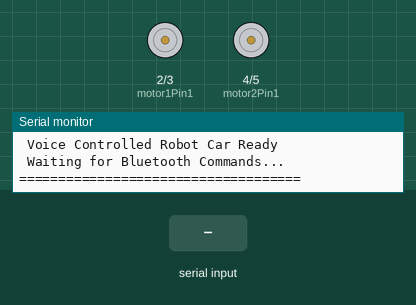
Recording of a sketch running on a simulated Arduino Uno, built with avr-gcc and run on an emulated ATmega328P. Parts: motor-driver pin pairs drawn as motors (green arrow = first pin HIGH = forward, orange = second pin HIGH = backward, longer = more drive), the last lines printed to the serial monitor. The test bench sets the inputs (shaded band).

Above: at 1.2 s.
1.3 s: "F" received over the second serial link
At 1.6 s:
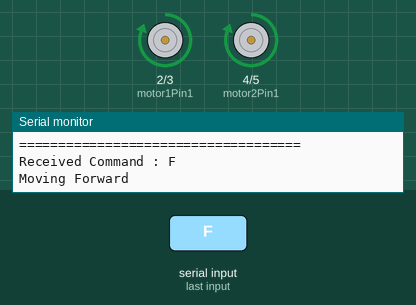
2.8 s: "B" received over the second serial link
At 4.0 s:
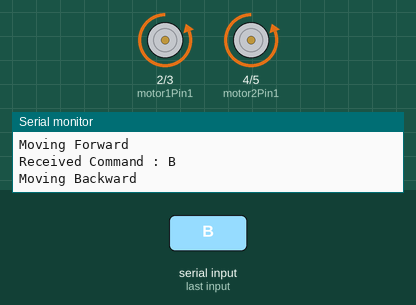
4.3 s: "L" received over the second serial link
At 5.1 s:
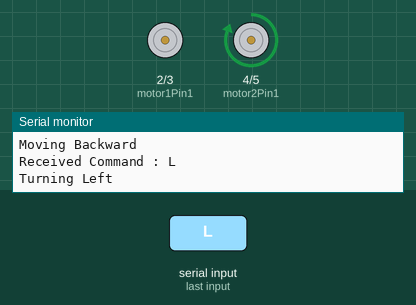
5.8 s: "R" received over the second serial link
At 6.2 s:
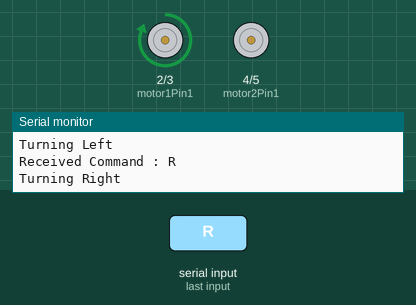
Timing chart, 0 to 8.3 s (numbered marks = the images above; inputs shaded):
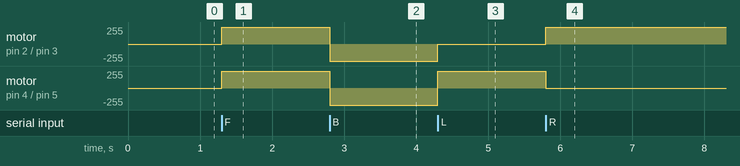

The sketch:

VC_Robot_Car.ino
```cpp
#include <SoftwareSerial.h>

/*=========================================================
        Voice Controlled Robot Car with Chatbot
        Fixed & Optimized Version
        Commands:
            F = Forward
            B = Backward
            L = Left
            R = Right
            S = Stop
=========================================================*/

// ---------------- Motor Driver Pins ----------------
const byte motor1Pin1 = 2;
const byte motor1Pin2 = 3;
const byte motor2Pin1 = 4;
const byte motor2Pin2 = 5;

// ---------------- Bluetooth Pins ----------------
// HC-05 TXD -> Arduino Pin 10
// HC-05 RXD -> Arduino Pin 11
const byte bluetoothRX = 10;
const byte bluetoothTX = 11;

SoftwareSerial bluetooth(bluetoothRX, bluetoothTX);

// =====================================================

void setup()
{
    // Motor Pins
    pinMode(motor1Pin1, OUTPUT);
    pinMode(motor1Pin2, OUTPUT);
    pinMode(motor2Pin1, OUTPUT);
    pinMode(motor2Pin2, OUTPUT);

    // Safety
    stopMotors();

    // Serial Monitor
    Serial.begin(9600);

    // Bluetooth
    bluetooth.begin(9600);

    Serial.println("====================================");
    Serial.println(" Voice Controlled Robot Car Ready ");
    Serial.println(" Waiting for Bluetooth Commands...");
    Serial.println("====================================");
}

// =====================================================

void loop()
{
    if (bluetooth.available())
    {
        char command = toupper(bluetooth.read());

        Serial.print("Received Command : ");
        Serial.println(command);

        switch (command)
        {
            case 'F':
                moveForward();
                break;

            case 'B':
                moveBackward();
                break;

            case 'L':
                turnLeft();
                break;

            case 'R':
                turnRight();
                break;

            case 'S':
                stopMotors();
                break;

            default:
                Serial.println("Unknown Command!");
                stopMotors();
                break;
        }
    }
}

// =====================================================
// Movement Functions
// =====================================================

void moveForward()
{
    digitalWrite(motor1Pin1, HIGH);
    digitalWrite(motor1Pin2, LOW);

    digitalWrite(motor2Pin1, HIGH);
    digitalWrite(motor2Pin2, LOW);

    Serial.println("Moving Forward");
}

void moveBackward()
{
    digitalWrite(motor1Pin1, LOW);
    digitalWrite(motor1Pin2, HIGH);

    digitalWrite(motor2Pin1, LOW);
    digitalWrite(motor2Pin2, HIGH);

    Serial.println("Moving Backward");
}

void turnLeft()
{
    // Left Motor Stop
    digitalWrite(motor1Pin1, LOW);
    digitalWrite(motor1Pin2, LOW);

    // Right Motor Forward
    digitalWrite(motor2Pin1, HIGH);
    digitalWrite(motor2Pin2, LOW);

    Serial.println("Turning Left");
}

void turnRight()
{
    // Left Motor Forward
    digitalWrite(motor1Pin1, HIGH);
    digitalWrite(motor1Pin2, LOW);

    // Right Motor Stop
    digitalWrite(motor2Pin1, LOW);
    digitalWrite(motor2Pin2, LOW);

    Serial.println("Turning Right");
}

void stopMotors()
{
    digitalWrite(motor1Pin1, LOW);
    digitalWrite(motor1Pin2, LOW);

    digitalWrite(motor2Pin1, LOW);
    digitalWrite(motor2Pin2, LOW);

    Serial.println("Robot Stopped");
}
```

Measured:
- after the input at 1.3 s, motor on pin 2 (motor1Pin1) / pin 3 (motor1Pin2), motor on pin 4 (motor2Pin1) / pin 5 (motor2Pin2): stopped → forward 255/255 at once
- after the input at 2.8 s, motor on pin 2 (motor1Pin1) / pin 3 (motor1Pin2), motor on pin 4 (motor2Pin1) / pin 5 (motor2Pin2): forward 255/255 → backward 255/255 at once
- after the input at 4.3 s, motor on pin 2 (motor1Pin1) / pin 3 (motor1Pin2): backward 255/255 → stopped at once; motor on pin 4 (motor2Pin1) / pin 5 (motor2Pin2): backward 255/255 → forward 255/255 at once
- after the input at 5.8 s, motor on pin 2 (motor1Pin1) / pin 3 (motor1Pin2): stopped → forward 255/255 at once; motor on pin 4 (motor2Pin1) / pin 5 (motor2Pin2): forward 255/255 → stopped at once
